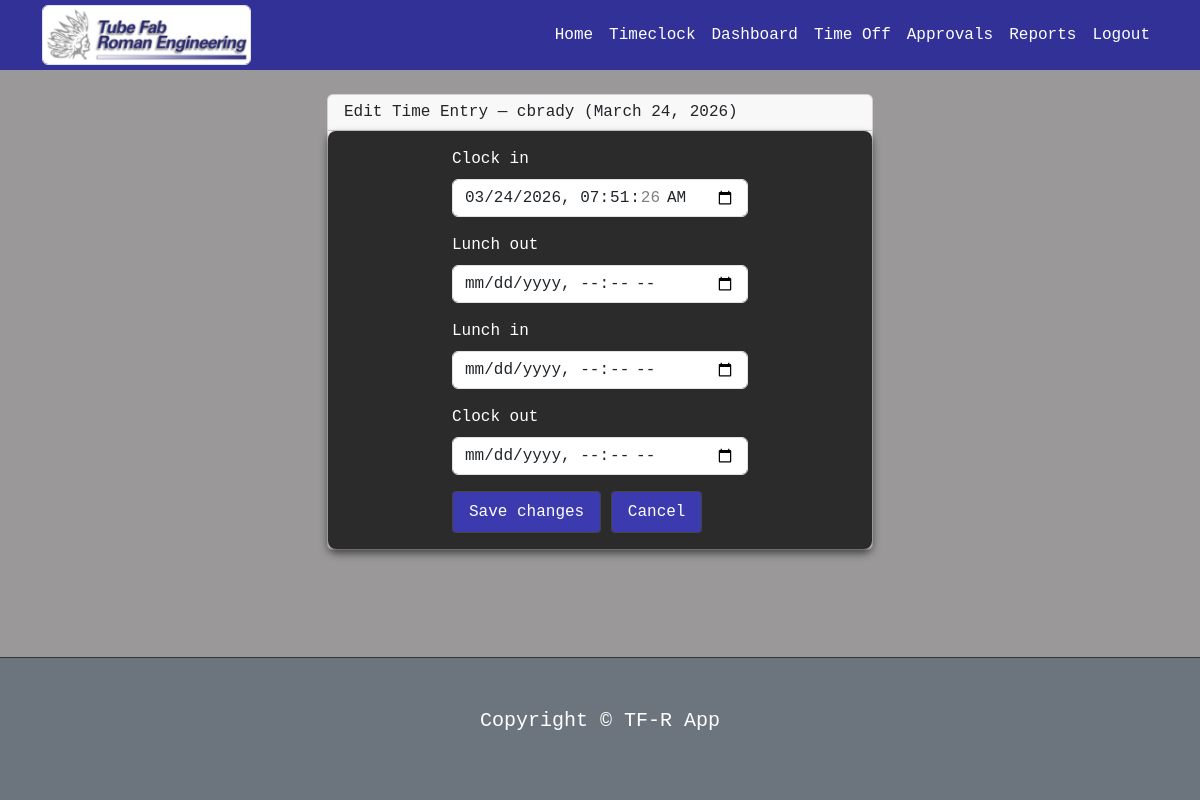
Page /timeclock/edit/2/ (signed in) on the committed database.
### timeclock/models.py (models this page shows, shortened)
class TimeEntry(models.Model):
    user = models.ForeignKey(settings.AUTH_USER_MODEL, on_delete=models.CASCADE)
    clock_in = models.DateTimeField(null=True, blank=True)
    lunch_out = models.DateTimeField(null=True, blank=True)
    lunch_in = models.DateTimeField(null=True, blank=True)
    clock_out = models.DateTimeField(null=True, blank=True)
    date = models.DateField(default=timezone.now)
    missing_punch_flagged = models.BooleanField(
        default=False,
        help_text="Set by nightly job when entry is incomplete; cleared when entry is fixed.",
    )
    missing_punch_flagged_at = models.DateTimeField(null=True, blank=True)
    class Meta:
        constraints = [
            models.UniqueConstraint(fields=["user", "date"], name="unique_timeentry_user_date"),
        ]
        indexes = [
            models.Index(fields=["user", "date"]),
            models.Index(fields=["date"]),
        ]

### attendance/models.py (models this page shows, shortened)
class CustomUser(AbstractUser):
    role = models.CharField(max_length=20, choices=RoleChoices.choices, default=RoleChoices.USER)
    department = models.CharField(max_length=100, blank=True, null=True)
    is_part_time = models.BooleanField(default=False)
    is_exempt = models.BooleanField(default=False)
    hire_date = models.DateField(null=True, blank=True)
    service_date = models.DateField(null=True, blank=True)
    group_lead = models.ForeignKey('self', null=True, blank=True, on_delete=models.SET_NULL, related_name='group_members')
    team_lead = models.ForeignKey('self', null=True, blank=True, on_delete=models.SET_NULL, related_name='team_members')
    pto_balance = models.FloatField(default=0.0)
    personal_time_balance = models.FloatField(default=0.0)
    final_pto_balance = models.FloatField(default=0.0)
    hours_worked = models.FloatField(default=0.0)
    timeclock_login = models.CharField(max_length=4, blank=True, null=True)
    timeclock_pin = models.CharField(max_length=4, blank=True, null=True)
    weekly_schedule = JSONField(default=dict, blank=True, null=True)  # e.g. {"monday": {"start": "05:00", "lunch_out": "12:00", "lunch_in": "12:30", "end": "14:00"}, ...}
    supervisor = models.ForeignKey(
        'self', null=True, blank=True, on_delete=models.SET_NULL, related_name="supervisees"
    )

### timeclock/views.py (the view)
# urls.py: path("edit/<int:pk>/", views.edit_entry, name="edit_entry"),
@login_required
def edit_entry(request, pk):
    entry = get_object_or_404(TimeEntry, pk=pk)
    if request.method == "POST":
        form = TimeEntryForm(request.POST, instance=entry)
        if form.is_valid():
            form.save()
            messages.success(request, "Time entry updated successfully.")
            return redirect("attendance:reports")
    else:
        form = TimeEntryForm(instance=entry)
    return render(request, "timeclock/edit_entry.html", {"form": form})

### timeclock/forms.py
class TimeEntryForm(forms.ModelForm):
    class Meta:
        model = TimeEntry
        fields = ['clock_in', 'lunch_out', 'lunch_in', 'clock_out']
        widgets = {
            'clock_in': forms.DateTimeInput(attrs={'type': 'datetime-local'}),
            'lunch_out': forms.DateTimeInput(attrs={'type': 'datetime-local'}),
            'lunch_in': forms.DateTimeInput(attrs={'type': 'datetime-local'}),
            'clock_out': forms.DateTimeInput(attrs={'type': 'datetime-local'}),
        }

### templates/timeclock/edit_entry.html (shortened to what this page needs)
{% extends "base.html" %}
{% load crispy_forms_tags %}
{% block content %}
<div class="container py-4">
    <div class="row justify-content-center">
        <div class="col-12 col-lg-8 col-xl-6">
            <div class="card">
                <div class="card-header">
                    <h3 class="h6 mb-0">Edit Time Entry — {{ form.instance.user.get_full_name|default:form.instance.user.username }} ({{ form.instance.date }})</h3>
                </div>
                <div class="card-body">
                    <form method="post">
                        {{ form|crispy }}
                        <div class="mt-3">
                            <button type="submit" class="btn btn-primary" {% if payroll_finalized %}disabled{% endif %}>Save changes</button>
                            <a href="{% url 'attendance:reports' %}" class="btn btn-secondary">Cancel</a>
                        </div>
                    </form>
                </div>
            </div>
        </div>
    </div>
</div>
{% endblock %}

### static/css/styles.css (style rules this page uses)
.card-body { display: flex; flex-direction: column; justify-content: center; align-items: center; background-color: #2c2b2b; color: #ffffff; border-radius: 8px; box-shadow: 0 4px 8px rgba(0, 0, 0, 0.6); padding: 1rem; }
body { display: flex; flex-direction: column; min-height: 100vh; background-color: #3c393984 !important; color: #ffffff !important; }
button, .btn { background-color: #3c3aaf; color: #ffffff; border: 1px solid #444444; border-radius: 4px; padding: 0.5rem 1rem; transition: background-color 0.3s ease, transform 0.2s ease; }
a { color: #bb86fc; text-decoration: none; }
input, textarea, select { background-color: #1e1e1e; color: #ffffff; border: 1px solid #444444; border-radius: 4px; padding: 0.5rem; }

### rows in the picture
TimeEntry: instance.user.get_full_name "cbrady", instance "March 24, 2026", clock_in "03/24/2026 07:51:26"
